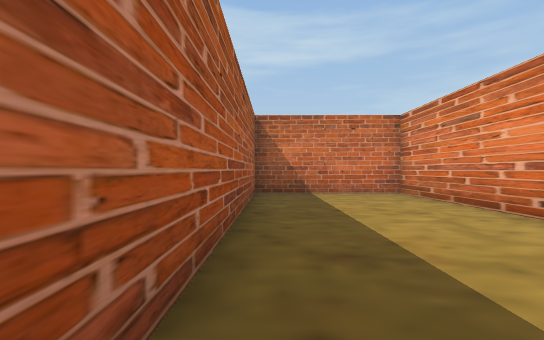
[1] (above)

18 first-person views from a walk through a Unity game level. The camera is 1.5 m above the floor, looks level and sees 85° across. The floor is counted in squares, 2 m on a side. Each view is taken from the middle of a square. On the plan, view 1 faces up. The plan holds only what a view shows up to about 10 squares ahead; the rest is blank. The place goes on beyond the plan. The player character is not drawn.

[2]
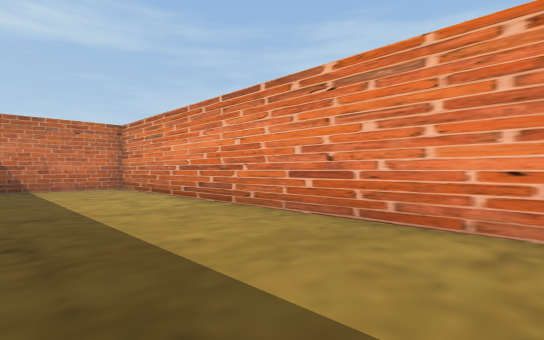

[3]
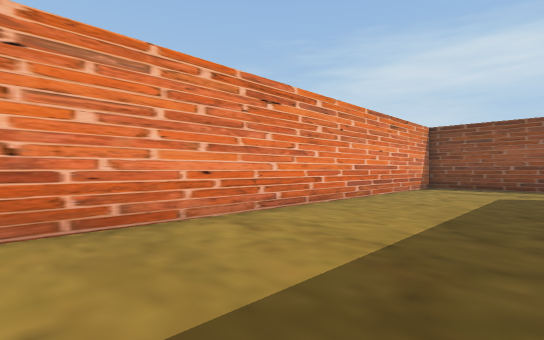

[4]
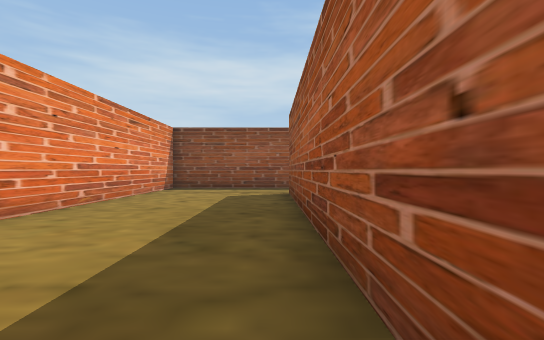

[5]
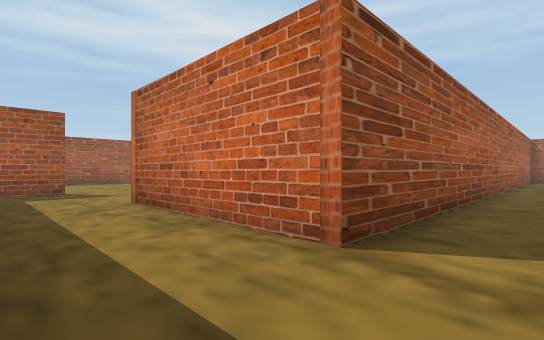

[6]
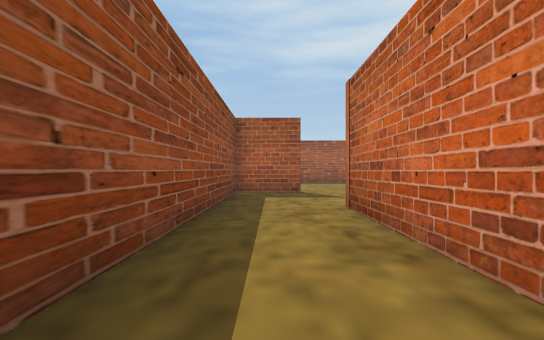

[7]
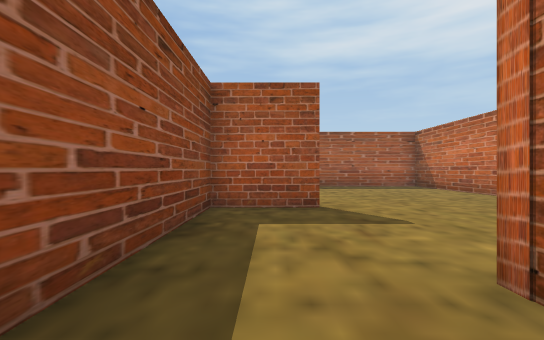

[8]
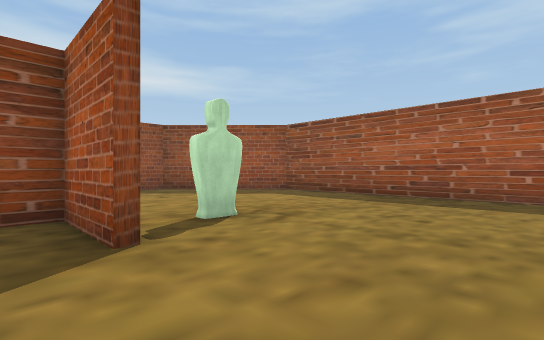

[9]
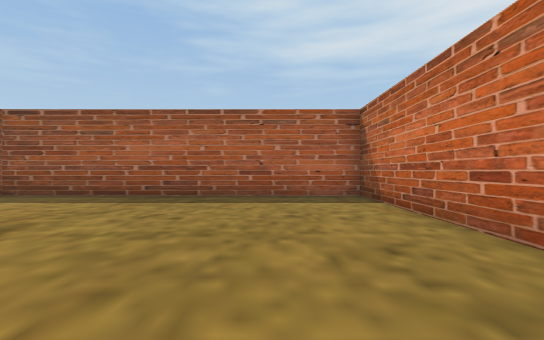

[10]
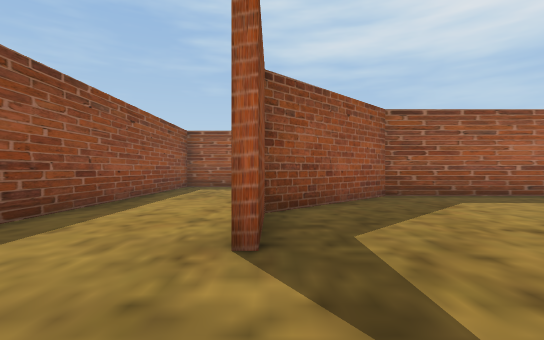

[11]
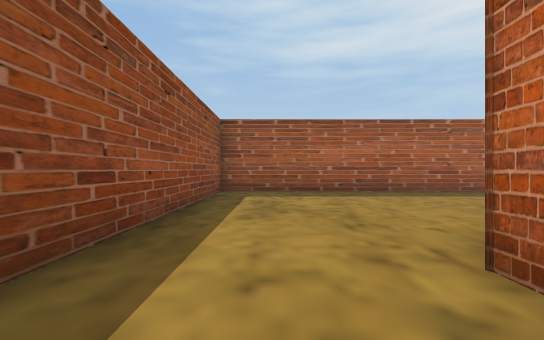

[12]
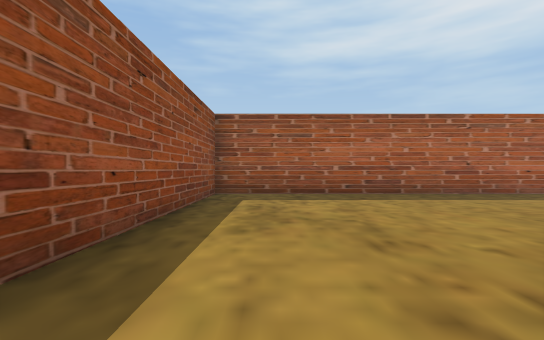

[13]
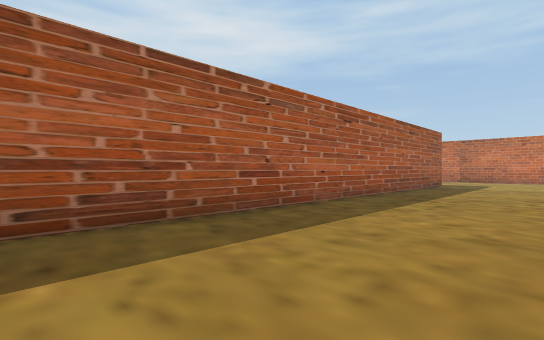

[14]
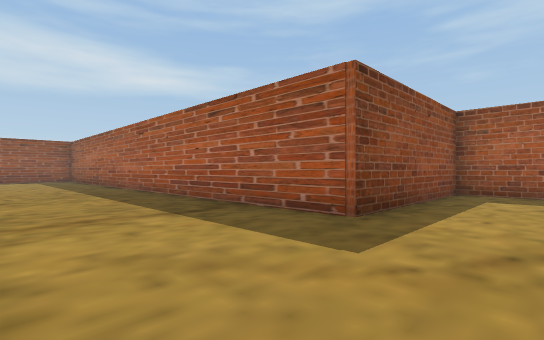

[15]
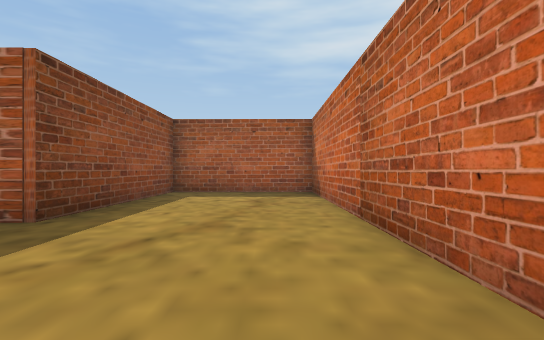

[16]
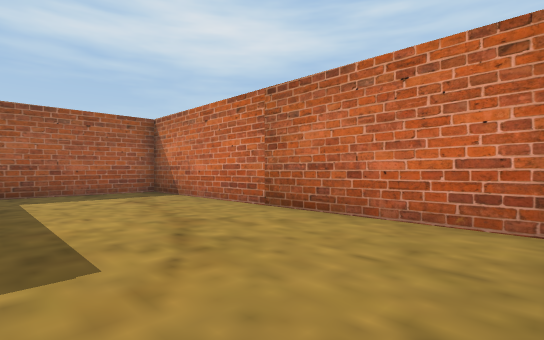

[17]
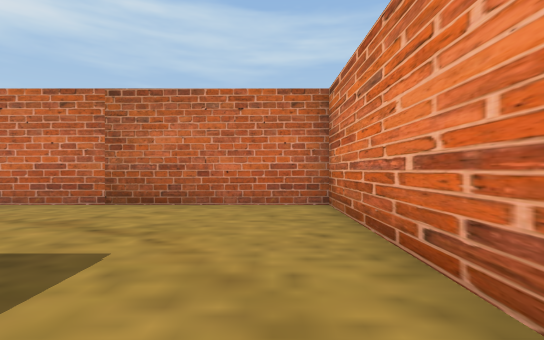

[18]
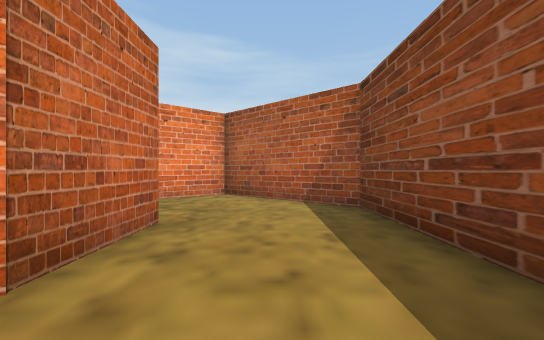

### Floor plan
Points are (right, up) in squares from view 1. A wall is a line through its corners. A room is listed if a view was taken in it or the views show most of it. See-through windows are left out.
Room 1 (views 1, 2, 3, 4, 5, 6, 7, 8, 9)
walls: (-9.9, -11) (-9.9, -13.2) (-1.2, -13.2); (-11.8, -5.5) (-17.5, -5.5) (-17.5, -15.7) (-14.2, -19.1); (0.5, -13.2) (1, -13.2); (4.1, -11) (4.1, 9.4) (-0.6, 9.4); (-13.8, -19.1) (-11.9, -19.1); (-0.5, 9.1) (-0.5, -10.5) (-6, -10.5)
ways out: opening at (-11.5, -17.5) to room 2
Room 2 (views 10, 11, 12, 13, 14, 15, 16, 17, 18)
walls: (-17.8, -3.8) (-17.8, 1.4) (-27.9, 1.4); (-11.8, -19.4) (-14.2, -19.4); (-28.1, 1.1) (-28.1, -3.4) (-22.2, -3.4) (-22.2, -22.8) (-10, -22.8) (-6.8, -19.5) (-8.3, -18)
ways out: opening at (-11.5, -17.5) to room 1

Where each view was taken, in squares from view 1:
view 1: 0 up, 0 right, facing up
view 2: 3 down, 0 right, facing up-right
view 3: 0 up, 0 right, facing down-right
view 4: 1 down, 0 right, facing down
view 5: 13 down, 1 right, facing up-left
view 6: 12 down, 0 right, facing left
view 7: 12 down, 4 left, facing left
view 8: 8 down, 9 left, facing down-left
view 9: 8 down, 9 left, facing left
view 10: 19 down, 9 left, facing left
view 11: 21 down, 12 left, facing left
view 12: 21 down, 13 left, facing left
view 13: 19 down, 18 left, facing up-left
view 14: 1 down, 18 left, facing down-left
view 15: 0 up, 18 left, facing left
view 16: 3 down, 18 left, facing up-left
view 17: 5 down, 19 left, facing up
view 18: 21 down, 16 left, facing right
